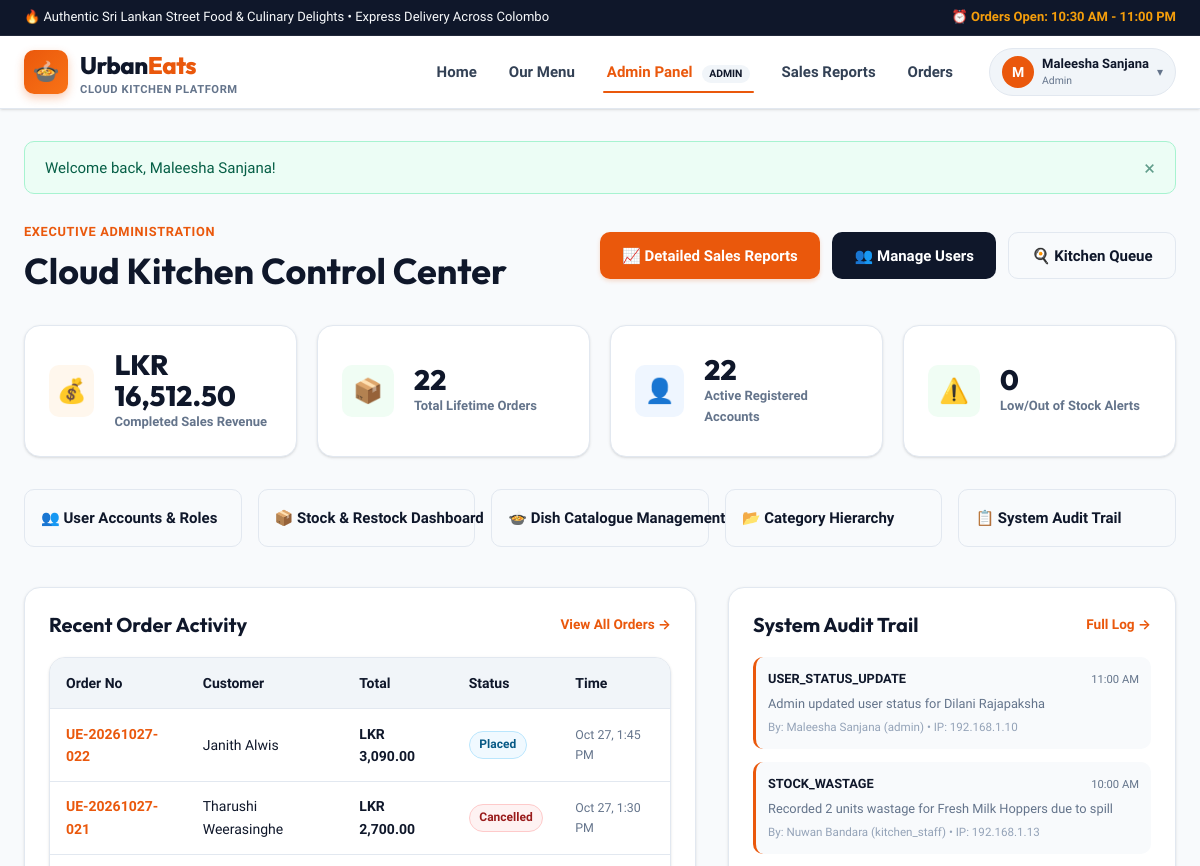
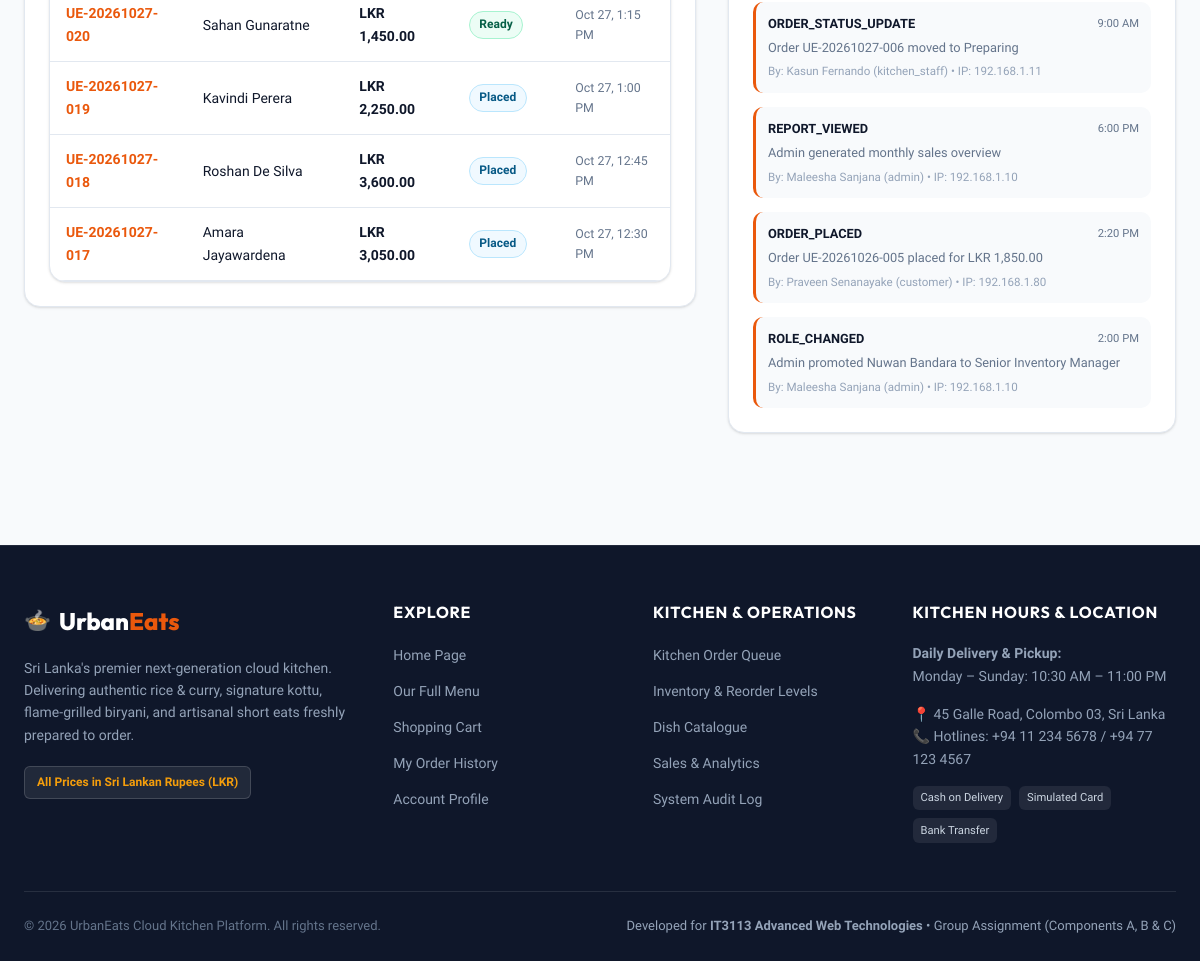
The app's page /public/admin/dashboard.php (signed in) with its own data (2 pictures, top to bottom).
### tables this page shows
CREATE TABLE `orders` (
  `id` INT UNSIGNED NOT NULL AUTO_INCREMENT,
  `order_number` VARCHAR(30) NOT NULL,
  `user_id` INT UNSIGNED NOT NULL,
  `order_type` ENUM('delivery', 'pickup') NOT NULL DEFAULT 'delivery',
  `delivery_address` TEXT NULL,
  `contact_phone` VARCHAR(20) NOT NULL,
  `notes` TEXT NULL,
  `subtotal` DECIMAL(10,2) NOT NULL,
  `discount_amount` DECIMAL(10,2) NOT NULL DEFAULT 0.00,
  `coupon_id` INT UNSIGNED NULL,
  `delivery_fee` DECIMAL(10,2) NOT NULL DEFAULT 0.00,
  `total_amount` DECIMAL(10,2) NOT NULL,
  `status` ENUM('Placed', 'Preparing', 'Ready', 'Out for Delivery', 'Collected', 'Completed', 'Cancelled') NOT NULL DEFAULT 'Placed',
  `created_at` TIMESTAMP NOT NULL DEFAULT CURRENT_TIMESTAMP,
  `updated_at` TIMESTAMP NOT NULL DEFAULT CURRENT_TIMESTAMP ON UPDATE CURRENT_TIMESTAMP,
  PRIMARY KEY (`id`),
  UNIQUE KEY `uk_orders_num` (`order_number`),
  KEY `idx_orders_user` (`user_id`),
  KEY `idx_orders_status` (`status`),
  KEY `idx_orders_created` (`created_at`),
  CONSTRAINT `fk_orders_user` FOREIGN KEY (`user_id`) REFERENCES `users` (`id`) ON UPDATE CASCADE,
  CONSTRAINT `fk_orders_coupon` FOREIGN KEY (`coupon_id`) REFERENCES `coupons` (`id`) ON DELETE SET NULL ON UPDATE CASCADE
);

CREATE TABLE `users` (
  `id` INT UNSIGNED NOT NULL AUTO_INCREMENT,
  `role_id` INT UNSIGNED NOT NULL,
  `full_name` VARCHAR(100) NOT NULL,
  `email` VARCHAR(150) NOT NULL,
  `phone` VARCHAR(20) NOT NULL,
  `password_hash` VARCHAR(255) NOT NULL,
  `address` TEXT NULL,
  `is_active` TINYINT(1) NOT NULL DEFAULT 1,
  `failed_login_attempts` INT UNSIGNED NOT NULL DEFAULT 0,
  `lockout_until` DATETIME NULL,
  `created_at` TIMESTAMP NOT NULL DEFAULT CURRENT_TIMESTAMP,
  `updated_at` TIMESTAMP NOT NULL DEFAULT CURRENT_TIMESTAMP ON UPDATE CURRENT_TIMESTAMP,
  PRIMARY KEY (`id`),
  UNIQUE KEY `uk_users_email` (`email`),
  KEY `idx_users_role` (`role_id`),
  KEY `idx_users_active` (`is_active`),
  CONSTRAINT `fk_users_role` FOREIGN KEY (`role_id`) REFERENCES `roles` (`id`) ON UPDATE CASCADE
);

CREATE TABLE `audit_log` (
  `id` INT UNSIGNED NOT NULL AUTO_INCREMENT,
  `user_id` INT UNSIGNED NULL,
  `action` VARCHAR(100) NOT NULL,
  `details` TEXT NOT NULL,
  `ip_address` VARCHAR(45) NULL,
  `created_at` TIMESTAMP NOT NULL DEFAULT CURRENT_TIMESTAMP,
  PRIMARY KEY (`id`),
  KEY `idx_audit_user` (`user_id`),
  KEY `idx_audit_action` (`action`),
  KEY `idx_audit_time` (`created_at`),
  CONSTRAINT `fk_audit_user` FOREIGN KEY (`user_id`) REFERENCES `users` (`id`) ON DELETE SET NULL ON UPDATE CASCADE
);

CREATE TABLE `roles` (
  `id` INT UNSIGNED NOT NULL AUTO_INCREMENT,
  `name` VARCHAR(50) NOT NULL,
  `description` VARCHAR(255) NOT NULL,
  PRIMARY KEY (`id`),
  UNIQUE KEY `uk_roles_name` (`name`)
);

### public/admin/dashboard.php (the view, shortened to what this page needs)
<?php
require_once __DIR__ . '/../../includes/header.php';
$pdo = get_db_connection();
$revStmt = $pdo->query("SELECT COALESCE(SUM(total_amount), 0) FROM orders WHERE status = 'Completed'");
$totalRevenue = (float)$revStmt->fetchColumn();
$ordersStmt = $pdo->query("SELECT COUNT(*) FROM orders");
$totalOrders = (int)$ordersStmt->fetchColumn();
$userStmt = $pdo->query("SELECT COUNT(*) FROM users WHERE is_active = 1");
$activeUsers = (int)$userStmt->fetchColumn();
$stockStmt = $pdo->query("SELECT COUNT(*) FROM inventory WHERE current_stock <= reorder_level");
$lowStockCount = (int)$stockStmt->fetchColumn();
$recentOrdersStmt = $pdo->query("
    SELECT o.*, u.full_name AS customer_name
    FROM orders o
    JOIN users u ON o.user_id = u.id
    ORDER BY o.created_at DESC
    LIMIT 6
");
$recentOrders = $recentOrdersStmt->fetchAll();
$recentAuditStmt = $pdo->query("
    SELECT a.*, u.full_name, u.email, r.name AS role_name
    FROM audit_log a
    LEFT JOIN users u ON a.user_id = u.id
    LEFT JOIN roles r ON u.role_id = r.id
    ORDER BY a.created_at DESC
    LIMIT 6
");
$recentAudits = $recentAuditStmt->fetchAll();
?>
<div class="site-container" style="margin-top: 1rem; margin-bottom: 3.5rem;">
    <div style="display: flex; justify-content: space-between; align-items: center; flex-wrap: wrap; gap: 1rem; margin-bottom: 2rem;">
        <div>
            <span style="font-size: 0.8rem; text-transform: uppercase; letter-spacing: 0.05em; color: var(--color-primary); font-weight: 700;">Executive Administration</span>
            <h1 style="font-size: 2.25rem; margin-top: 0.25rem;">Cloud Kitchen Control Center</h1>
        </div>
        <div style="display: flex; gap: 0.75rem; flex-wrap: wrap;">
            <a href="<?= $appBase ?>/admin/reports.php" class="btn btn-primary">📈 Detailed Sales Reports</a>
            <a href="<?= $appBase ?>/admin/users.php" class="btn btn-secondary">👥 Manage Users</a>
            <a href="<?= $appBase ?>/orders/kitchen.php" class="btn btn-outline">🍳 Kitchen Queue</a>
        </div>
    </div>
    <div class="stats-cards-grid">
        <div class="metric-card">
            <div class="metric-icon">💰</div>
            <div>
                <div class="metric-val"><?= format_price($totalRevenue) ?></div>
                <div class="metric-label">Completed Sales Revenue</div>
            </div>
        </div>
        <div class="metric-card">
            <div class="metric-icon" style="background: #f0fdf4; color: #16a34a;">📦</div>
            <div>
                <div class="metric-val"><?= $totalOrders ?></div>
                <div class="metric-label">Total Lifetime Orders</div>
            </div>
        </div>
        <div class="metric-card">
            <div class="metric-icon" style="background: #eff6ff; color: #2563eb;">👤</div>
            <div>
                <div class="metric-val"><?= $activeUsers ?></div>
                <div class="metric-label">Active Registered Accounts</div>
            </div>
        </div>
        <div class="metric-card">
            <div class="metric-icon" style="background: <?= $lowStockCount > 0 ? '#fef2f2' : '#f0fdf4' ?>; color: <?= $lowStockCount > 0 ? '#dc2626' : '#16a34a' ?>;">⚠️</div>
            <div>
                <div class="metric-val"><?= $lowStockCount ?></div>
                <div class="metric-label">Low/Out of Stock Alerts</div>
            </div>
        </div>
    </div>
    <div style="display: grid; grid-template-columns: repeat(auto-fit, minmax(200px, 1fr)); gap: 1rem; margin-bottom: 2.5rem;">
        <a href="<?= $appBase ?>/admin/users.php" class="btn btn-outline" style="justify-content: flex-start; padding: 1rem;">
            <span>👥 User Accounts & Roles</span>
        </a>
        <a href="<?= $appBase ?>/menu/stock.php" class="btn btn-outline" style="justify-content: flex-start; padding: 1rem;">
            <span>📦 Stock & Restock Dashboard</span>
        </a>
        <a href="<?= $appBase ?>/menu/manage_dishes.php" class="btn btn-outline" style="justify-content: flex-start; padding: 1rem;">
            <span>🍲 Dish Catalogue Management</span>
        </a>
        <a href="<?= $appBase ?>/menu/categories.php" class="btn btn-outline" style="justify-content: flex-start; padding: 1rem;">
            <span>📂 Category Hierarchy</span>
        </a>
        <a href="<?= $appBase ?>/admin/audit_log.php" class="btn btn-outline" style="justify-content: flex-start; padding: 1rem;">
            <span>📋 System Audit Trail</span>
        </a>
    </div>
    <div style="display: grid; grid-template-columns: 1.2fr 0.8fr; gap: 2rem; align-items: start;">
        <div style="background: white; border: 1px solid var(--border-color); border-radius: var(--radius-lg); padding: 1.5rem; box-shadow: var(--shadow-sm);">
            <div style="display: flex; justify-content: space-between; align-items: center; margin-bottom: 1.25rem;">
                <h2 style="font-size: 1.25rem;">Recent Order Activity</h2>
                <a href="<?= $appBase ?>/orders/kitchen.php" style="font-size: 0.85rem; font-weight: 700;">View All Orders &rarr;</a>
            </div>
            <div class="data-table-container" style="margin-bottom: 0;">
                <table class="data-table">
                    <thead>
                        <tr>
                            <th>Order No</th>
                            <th>Customer</th>
                            <th>Total</th>
                            <th>Status</th>
                            <th>Time</th>
                        </tr>
                    </thead>
                    <tbody>
                        <?php foreach ($recentOrders as $order): ?>
                            <tr>
                                <td>
                                    <a href="<?= $appBase ?>/orders/tracking.php?order_number=<?= urlencode($order['order_number']) ?>" style="font-weight: 700;">
                                        <?= e($order['order_number']) ?>
                                    </a>
                                </td>
                                <td><?= e($order['customer_name']) ?></td>
                                <td><strong><?= format_price($order['total_amount']) ?></strong></td>
                                <td>
                                    <?php
                                    $statusBadges = [
                                        'Placed' => 'badge-role-customer',
                                        'Preparing' => 'badge-role-staff',
                                        'Ready' => 'badge-active',
                                        'Out for Delivery' => 'badge-role-customer',
                                        'Collected' => 'badge-active',
                                        'Completed' => 'badge-active',
                                        'Cancelled' => 'badge-inactive'
                                    ];
                                    $bClass = $statusBadges[$order['status']] ?? 'badge-active';
                                    ?>
                                    <span class="badge <?= $bClass ?>"><?= e($order['status']) ?></span>
                                </td>
                                <td style="font-size: 0.775rem; color: var(--text-muted);"><?= format_datetime($order['created_at'], 'M d, g:i A') ?></td>
                            </tr>
                        <?php endforeach; ?>
                    </tbody>
                </table>
            </div>
        </div>
        <div style="background: white; border: 1px solid var(--border-color); border-radius: var(--radius-lg); padding: 1.5rem; box-shadow: var(--shadow-sm);">
            <div style="display: flex; justify-content: space-between; align-items: center; margin-bottom: 1.25rem;">
                <h2 style="font-size: 1.25rem;">System Audit Trail</h2>
                <a href="<?= $appBase ?>/admin/audit_log.php" style="font-size: 0.85rem; font-weight: 700;">Full Log &rarr;</a>
            </div>
            <div style="display: flex; flex-direction: column; gap: 0.85rem;">
                <?php foreach ($recentAudits as $log): ?>
                    <div style="padding: 0.75rem; background: var(--bg-page); border-radius: var(--radius-md); border-left: 3px solid var(--color-primary); font-size: 0.85rem;">
                        <div style="display: flex; justify-content: space-between; align-items: center; margin-bottom: 0.25rem;">
                            <strong style="color: var(--color-secondary); font-size: 0.8rem; text-transform: uppercase;"><?= e($log['action']) ?></strong>
                            <span style="font-size: 0.7rem; color: var(--text-muted);"><?= format_datetime($log['created_at'], 'g:i A') ?></span>
                        </div>
                        <p style="color: var(--text-muted); margin-bottom: 0.25rem; font-size: 0.8rem;"><?= e($log['details']) ?></p>
                        <div style="font-size: 0.725rem; color: var(--text-subtle);">
                            By: <?= e($log['full_name'] ?? 'System') ?> (<?= e($log['role_name'] ?? 'Guest/Cron') ?>) • IP: <?= e($log['ip_address'] ?? '127.0.0.1') ?>
                        </div>
                    </div>
                <?php endforeach; ?>
            </div>
        </div>
    </div>
</div>
<?php require_once __DIR__ . '/../../includes/footer.php'; ?>

### records on screen
orders: order_number "UE-20261027-022", user.full_name "Janith Alwis", total_amount "LKR 3,090.00", status "Placed", created_at "Oct 27, 1:45 PM"
orders: order_number "UE-20261027-021", user.full_name "Tharushi Weerasinghe", total_amount "LKR 2,700.00", status "Cancelled", created_at "Oct 27, 1:30 PM"
orders: order_number "UE-20261027-020", user.full_name "Sahan Gunaratne", total_amount "LKR 1,450.00", status "Ready", created_at "Oct 27, 1:15 PM"
orders: order_number "UE-20261027-019", user.full_name "Kavindi Perera", total_amount "LKR 2,250.00", status "Placed", created_at "Oct 27, 1:00 PM"
orders: order_number "UE-20261027-018", user.full_name "Roshan De Silva", total_amount "LKR 3,600.00", status "Placed", created_at "Oct 27, 12:45 PM"
orders: order_number "UE-20261027-017", user.full_name "Amara Jayawardena", total_amount "LKR 3,050.00", status "Placed", created_at "Oct 27, 12:30 PM"
audit_log: action "USER_STATUS_UPDATE", created_at "11:00 AM", details "Admin updated user status for Dilani Rajapaksha", user.full_name "Maleesha Sanjana", roles.name "admin", ip_address "192.168.1.10"
audit_log: action "STOCK_WASTAGE", created_at "10:00 AM", details "Recorded 2 units wastage for Fresh Milk Hoppers due to spill", user.full_name "Nuwan Bandara", roles.name "kitchen_staff", ip_address "192.168.1.13"
audit_log: action "ORDER_STATUS_UPDATE", created_at "9:00 AM", details "Order UE-20261027-006 moved to Preparing", user.full_name "Kasun Fernando", roles.name "kitchen_staff", ip_address "192.168.1.11"
audit_log: action "REPORT_VIEWED", created_at "6:00 PM", details "Admin generated monthly sales overview", user.full_name "Maleesha Sanjana", roles.name "admin", ip_address "192.168.1.10"
audit_log: action "ORDER_PLACED", created_at "2:20 PM", details "Order UE-20261026-005 placed for LKR 1,850.00", user.full_name "Praveen Senanayake", roles.name "customer", ip_address "192.168.1.80"
audit_log: action "ROLE_CHANGED", created_at "2:00 PM", details "Admin promoted Nuwan Bandara to Senior Inventory Manager", user.full_name "Maleesha Sanjana", roles.name "admin", ip_address "192.168.1.10"

### other values on screen
substr($currentUser['name'] ?? 'U', 0, 1) "M"
$currentUser['name'] "Maleesha Sanjana"
str_replace('_', ' ', $currentUser['role_name'] ?? '') "Admin"
$msg "Welcome back, Maleesha Sanjana!"
format_price($totalRevenue) "LKR 16,512.50"
$totalOrders "22"
$activeUsers "22"
$lowStockCount "0"
